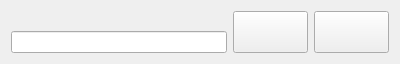
<?xml version="1.0" encoding="UTF-8"?>
<ui version="4.0">
 <class>InputDataUI</class>
 <widget class="QWidget" name="InputDataUI">
  <property name="geometry">
   <rect>
    <x>0</x>
    <y>0</y>
    <width>400</width>
    <height>61</height>
   </rect>
  </property>
  <property name="maximumSize">
   <size>
    <width>400</width>
    <height>100</height>
   </size>
  </property>
  <property name="contextMenuPolicy">
   <enum>Qt::NoContextMenu</enum>
  </property>
  <property name="windowOpacity">
   <double>0.800000000000000</double>
  </property>
  <layout class="QHBoxLayout" name="horizontalLayout">
   <item>
    <layout class="QVBoxLayout" name="verticalLayout">
     <item>
      <widget class="QLabel" name="title">
       <property name="text">
        <string/>
       </property>
      </widget>
     </item>
     <item>
      <widget class="QLineEdit" name="Data">
       <property name="alignment">
        <set>Qt::AlignCenter</set>
       </property>
      </widget>
     </item>
    </layout>
   </item>
   <item>
    <widget class="QPushButton" name="Aceptar">
     <property name="sizePolicy">
      <sizepolicy hsizetype="Preferred" vsizetype="Preferred">
       <horstretch>1</horstretch>
       <verstretch>0</verstretch>
      </sizepolicy>
     </property>
     <property name="maximumSize">
      <size>
       <width>75</width>
       <height>63</height>
      </size>
     </property>
     <property name="text">
      <string/>
     </property>
     <property name="icon">
      <iconset resource="../../Xaar/SinglePass/shared.qrc">
       <normaloff>:/res/images/Ok.png</normaloff>:/res/images/Ok.png</iconset>
     </property>
     <property name="iconSize">
      <size>
       <width>32</width>
       <height>32</height>
      </size>
     </property>
    </widget>
   </item>
   <item>
    <widget class="QPushButton" name="m_pbCancelar">
     <property name="sizePolicy">
      <sizepolicy hsizetype="Preferred" vsizetype="Preferred">
       <horstretch>1</horstretch>
       <verstretch>0</verstretch>
      </sizepolicy>
     </property>
     <property name="maximumSize">
      <size>
       <width>75</width>
       <height>63</height>
      </size>
     </property>
     <property name="text">
      <string/>
     </property>
     <property name="icon">
      <iconset resource="../../Xaar/SinglePass/shared.qrc">
       <normaloff>:/res/images/Cancel_32x32.png</normaloff>:/res/images/Cancel_32x32.png</iconset>
     </property>
     <property name="iconSize">
      <size>
       <width>32</width>
       <height>32</height>
      </size>
     </property>
    </widget>
   </item>
  </layout>
 </widget>
 <tabstops>
  <tabstop>Aceptar</tabstop>
 </tabstops>
 <resources>
  <include location="../../Xaar/SinglePass/shared.qrc"/>
 </resources>
 <connections/>
</ui>
